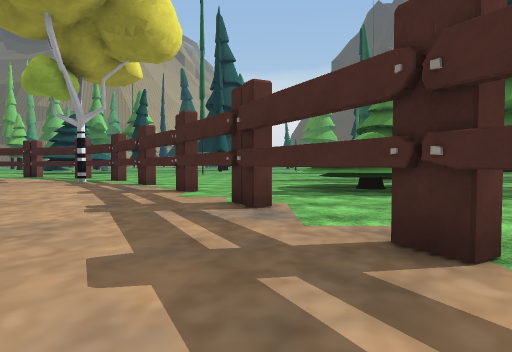
[1] (above)

19 first-person views from a walk through a scene from a Unity 3-D project. The camera is 1.2 m above the floor, tilts 2° down and sees 75° across. The floor is counted in squares, 2 m on a side. Each view is taken from the middle of a square. On the plan, view 1 faces up. The plan holds only what a view shows up to about 10 squares ahead; the rest is blank. The place goes on beyond the plan. The player character is not drawn. Some surface patterns are stand-ins.

[2]
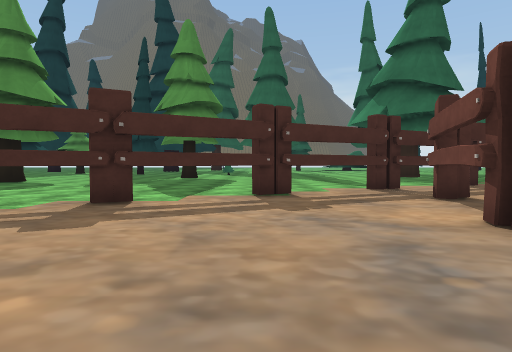

[3]
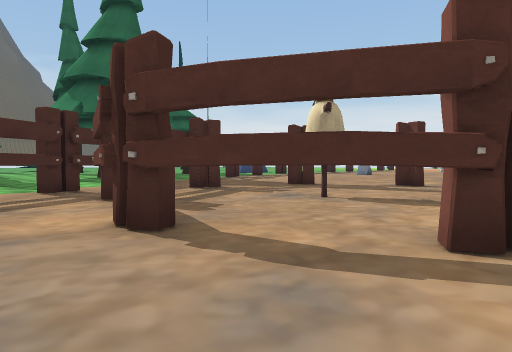

[4]
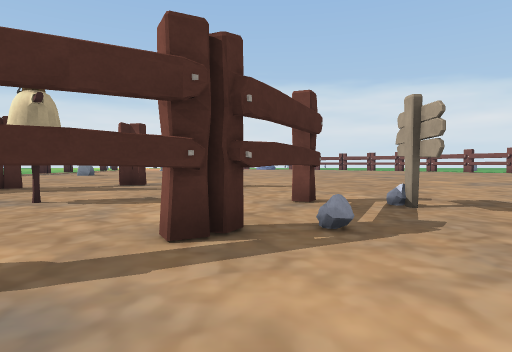

[5]
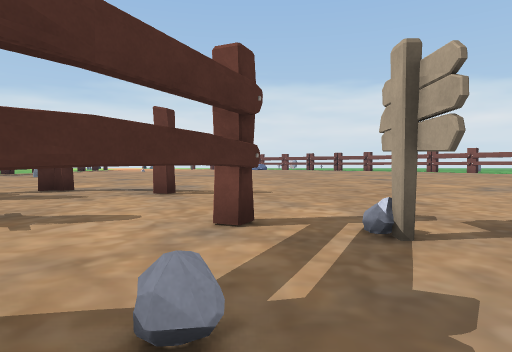

[6]
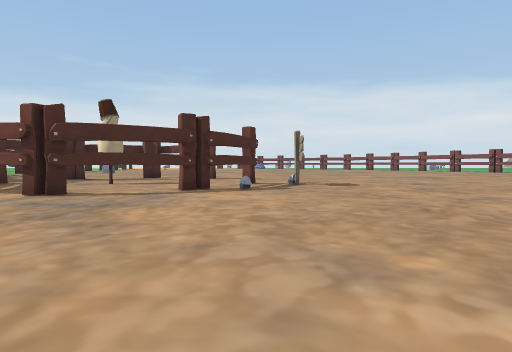

[7]
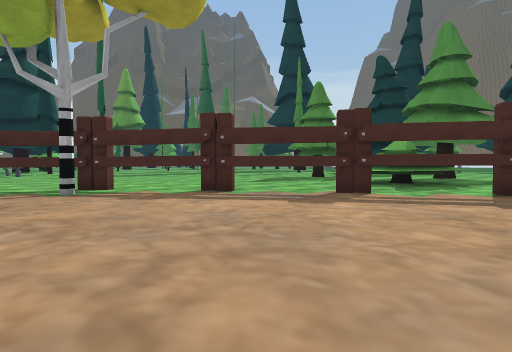

[8]
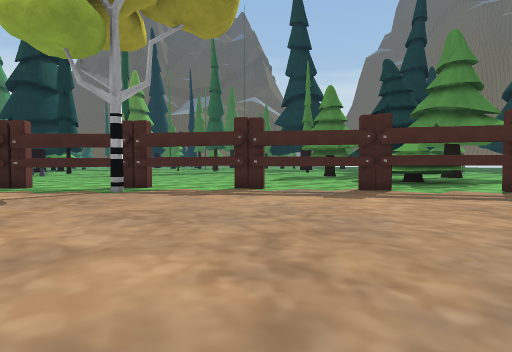

[9]
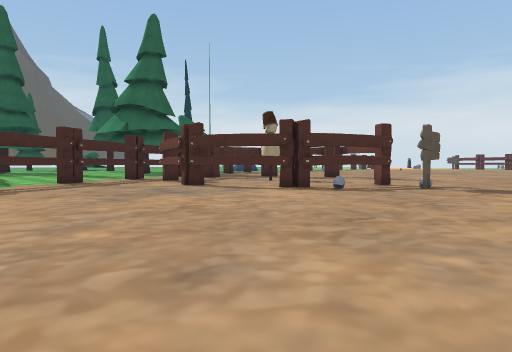

[10]
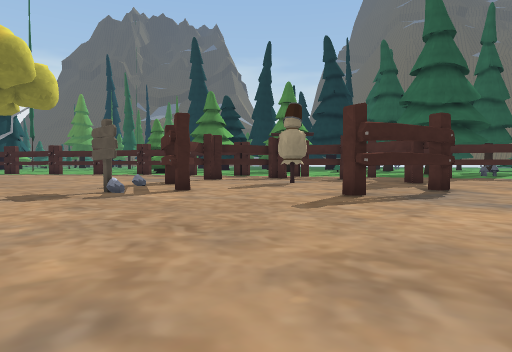

[11]
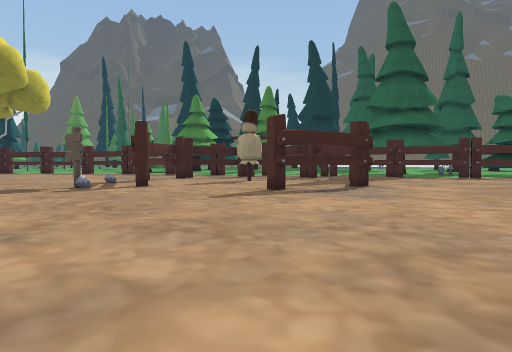

[12]
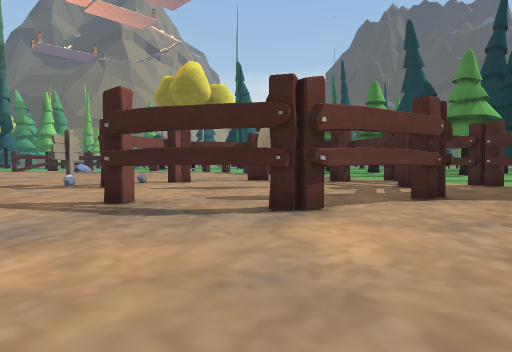

[13]
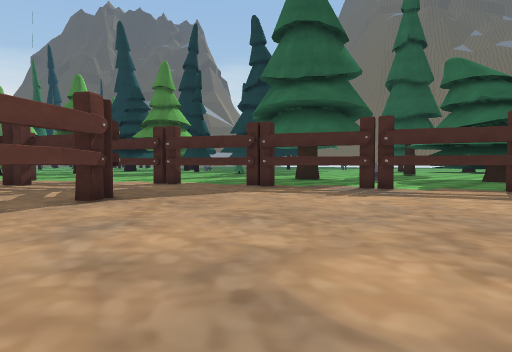

[14]
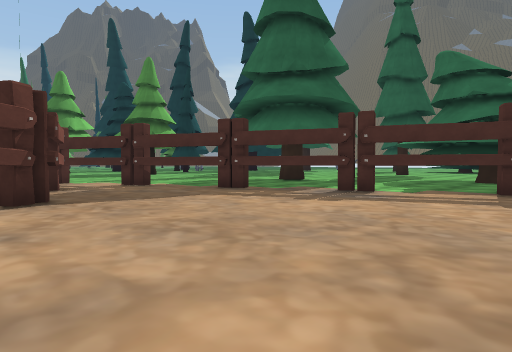

[15]
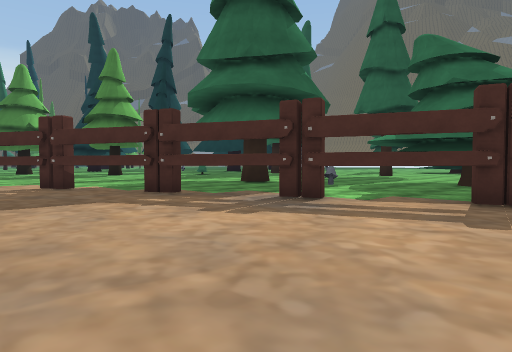

[16]
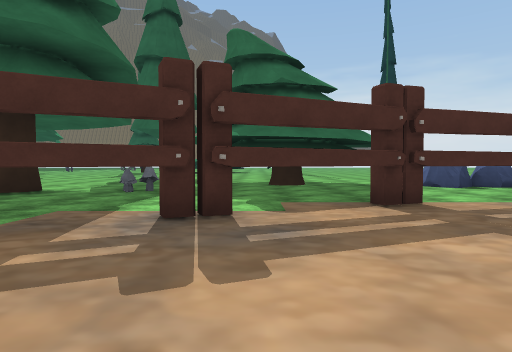

[17]
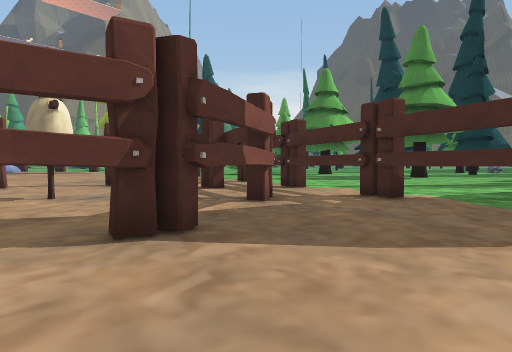

[18]
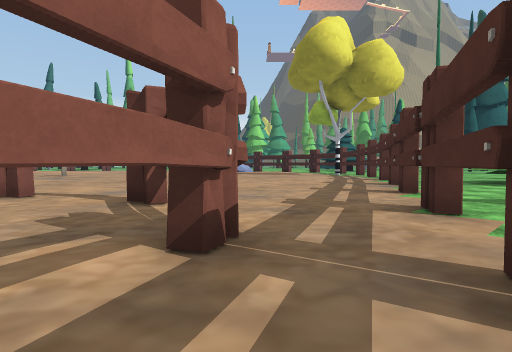

[19]
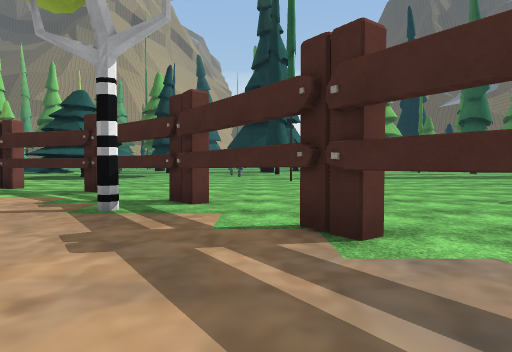

### Floor plan
Key: @ floor where view 1 was taken; # wall or solid block; x gap in a wall; . floor; T tree; H thing the floor can be seen under or through; R rock; S sign; O other object.
Columns run from 9 left of view 1 to 14 right of it. Each row starts with its distance up from view 1.
 17 ... ...  ....
 16 .......  ....
 15 #...... ....
 14 .HH.... ...
 13 ...H.......
 12  ...H.....
 11  ..T.H...
 10  .....H....
  9  .....H....
  8 .......H..TTT  .T
  7 .......H...TT ..
  6 ........H.......
  5 .........H......
  4 .........H....
  3 ..........H.....
  2 ..........H.....
  1 ...........H....
  0 .........@.HH...
 -1 ............H...
 -2 ............H... ...
 -3 ......HHxxHHHH......
 -4 ....RHH....HHH.....
 -5 ...SHH......H.H...
 -6 ...RH...O...#.H...    ..
 -7 ............#..H....T...
 -8 ............#..H........
 -9 ...........H... H...OO..
-10 ......HH..H.....H....O
-11 ........HH.......H...TTT
-12 .................H...T
-13 .................H..TT##
-14 ..................H..TT
-15 .....   ..........#..TTT

Where each view was taken, in squares from view 1:
view 1: 0 up, 0 right, facing up
view 2: 0 up, 4 left, facing right
view 3: 1 down, 4 left, facing down-right
view 4: 1 down, 4 left, facing down
view 5: 3 down, 5 left, facing down
view 6: 4 up, 5 left, facing down
view 7: 4 up, 8 left, facing up-right
view 8: 4 up, 9 left, facing up-right
view 9: 3 up, 9 left, facing down-right
view 10: 13 down, 9 left, facing up-right
view 11: 15 down, 9 left, facing up-right
view 12: 15 down, 1 left, facing up
view 13: 15 down, 0 right, facing up-right
view 14: 15 down, 1 right, facing up-right
view 15: 15 down, 3 right, facing up-right
view 16: 12 down, 4 right, facing right
view 17: 12 down, 3 right, facing up
view 18: 5 down, 4 right, facing up-left
view 19: 7 up, 4 left, facing up
